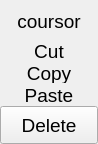
            <widget class="QWidget" name="pseelection">
             <property name="geometry">
              <rect>
               <x>0</x>
               <y>0</y>
               <width>98</width>
               <height>137</height>
              </rect>
             </property>
             <attribute name="label">
              <string>Selection Tools</string>
             </attribute>
             <layout class="QVBoxLayout" name="verticalLayout_8">
              <property name="spacing">
               <number>0</number>
              </property>
              <property name="leftMargin">
               <number>0</number>
              </property>
              <property name="topMargin">
               <number>2</number>
              </property>
              <property name="rightMargin">
               <number>0</number>
              </property>
              <property name="bottomMargin">
               <number>0</number>
              </property>
              <item>
               <widget class="QToolButton" name="cursor">
                <property name="sizePolicy">
                 <sizepolicy hsizetype="Expanding" vsizetype="Fixed">
                  <horstretch>0</horstretch>
                  <verstretch>0</verstretch>
                 </sizepolicy>
                </property>
                <property name="maximumSize">
                 <size>
                  <width>16777215</width>
                  <height>220</height>
                 </size>
                </property>
                <property name="font">
                 <font>
                  <pointsize>14</pointsize>
                 </font>
                </property>
                <property name="styleSheet">
                 <string notr="true">QToolButton{
Text-align:left;
padding: 5px 5px 5px 5px;
}

QToolButton:checked{
background-color: #212F39; 
}

QToolButton:hover {
background-color: #212F39; 
}
</string>
                </property>
                <property name="text">
                 <string>coursor</string>
                </property>
                <property name="iconSize">
                 <size>
                  <width>22</width>
                  <height>22</height>
                 </size>
                </property>
                <property name="checkable">
                 <bool>true</bool>
                </property>
                <property name="toolButtonStyle">
                 <enum>Qt::ToolButtonTextBesideIcon</enum>
                </property>
                <property name="autoRaise">
                 <bool>true</bool>
                </property>
               </widget>
              </item>
              <item>
               <widget class="QToolButton" name="cut">
                <property name="sizePolicy">
                 <sizepolicy hsizetype="Expanding" vsizetype="Fixed">
                  <horstretch>0</horstretch>
                  <verstretch>0</verstretch>
                 </sizepolicy>
                </property>
                <property name="minimumSize">
                 <size>
                  <width>0</width>
                  <height>22</height>
                 </size>
                </property>
                <property name="font">
                 <font>
                  <pointsize>14</pointsize>
                 </font>
                </property>
                <property name="styleSheet">
                 <string notr="true">QToolButton{
Text-align:left;
padding: 5px 5px 5px 5px;
}

QToolButton:checked{
background-color: #212F39; 
}

QToolButton:hover {
background-color: #212F39; 
}
</string>
                </property>
                <property name="text">
                 <string>Cut</string>
                </property>
                <property name="icon">
                 <iconset resource="../icons.qrc">
                  <normaloff>:/icons/cut_w.svg</normaloff>:/icons/cut_w.svg</iconset>
                </property>
                <property name="iconSize">
                 <size>
                  <width>22</width>
                  <height>22</height>
                 </size>
                </property>
                <property name="toolButtonStyle">
                 <enum>Qt::ToolButtonTextBesideIcon</enum>
                </property>
                <property name="autoRaise">
                 <bool>true</bool>
                </property>
               </widget>
              </item>
              <item>
               <widget class="QToolButton" name="copy">
                <property name="sizePolicy">
                 <sizepolicy hsizetype="Expanding" vsizetype="Fixed">
                  <horstretch>0</horstretch>
                  <verstretch>0</verstretch>
                 </sizepolicy>
                </property>
                <property name="minimumSize">
                 <size>
                  <width>0</width>
                  <height>22</height>
                 </size>
                </property>
                <property name="font">
                 <font>
                  <pointsize>14</pointsize>
                 </font>
                </property>
                <property name="styleSheet">
                 <string notr="true">QToolButton{
Text-align:left;
padding: 5px 5px 5px 5px;
}

QToolButton:checked{
background-color: #212F39; 
}

QToolButton:hover {
background-color: #212F39; 
}
</string>
                </property>
                <property name="text">
                 <string>Copy</string>
                </property>
                <property name="icon">
                 <iconset resource="../icons.qrc">
                  <normaloff>:/icons/copy_w.svg</normaloff>:/icons/copy_w.svg</iconset>
                </property>
                <property name="iconSize">
                 <size>
                  <width>22</width>
                  <height>22</height>
                 </size>
                </property>
                <property name="toolButtonStyle">
                 <enum>Qt::ToolButtonTextBesideIcon</enum>
                </property>
                <property name="autoRaise">
                 <bool>true</bool>
                </property>
               </widget>
              </item>
              <item>
               <widget class="QToolButton" name="past">
                <property name="sizePolicy">
                 <sizepolicy hsizetype="Expanding" vsizetype="Fixed">
                  <horstretch>0</horstretch>
                  <verstretch>0</verstretch>
                 </sizepolicy>
                </property>
                <property name="minimumSize">
                 <size>
                  <width>0</width>
                  <height>22</height>
                 </size>
                </property>
                <property name="font">
                 <font>
                  <pointsize>14</pointsize>
                 </font>
                </property>
                <property name="styleSheet">
                 <string notr="true">QToolButton{
Text-align:left;
padding: 5px 5px 5px 5px;
}

QToolButton:checked{
background-color: #212F39; 
}

QToolButton:hover {
background-color: #212F39; 
}
</string>
                </property>
                <property name="text">
                 <string>Paste</string>
                </property>
                <property name="icon">
                 <iconset resource="../icons.qrc">
                  <normaloff>:/icons/paste_w.svg</normaloff>:/icons/paste_w.svg</iconset>
                </property>
                <property name="iconSize">
                 <size>
                  <width>22</width>
                  <height>22</height>
                 </size>
                </property>
                <property name="toolButtonStyle">
                 <enum>Qt::ToolButtonTextBesideIcon</enum>
                </property>
                <property name="autoRaise">
                 <bool>true</bool>
                </property>
               </widget>
              </item>
              <item>
               <widget class="QToolButton" name="delete_2">
                <property name="sizePolicy">
                 <sizepolicy hsizetype="Expanding" vsizetype="Fixed">
                  <horstretch>0</horstretch>
                  <verstretch>0</verstretch>
                 </sizepolicy>
                </property>
                <property name="font">
                 <font>
                  <pointsize>14</pointsize>
                 </font>
                </property>
                <property name="styleSheet">
                 <string notr="true">QToolButton{
Text-align:left;
padding: 5px 5px 5px 5px;
}

QToolButton:checked{
background-color: #212F39; 
}

QToolButton:hover {
background-color: #212F39; 
}
</string>
                </property>
                <property name="text">
                 <string>Delete</string>
                </property>
                <property name="icon">
                 <iconset resource="../icons.qrc">
                  <normaloff>:/icons/delete_w.svg</normaloff>:/icons/delete_w.svg</iconset>
                </property>
                <property name="iconSize">
                 <size>
                  <width>22</width>
                  <height>22</height>
                 </size>
                </property>
                <property name="toolButtonStyle">
                 <enum>Qt::ToolButtonTextBesideIcon</enum>
                </property>
               </widget>
              </item>
              <item>
               <spacer name="verticalSpacer_2">
                <property name="orientation">
                 <enum>Qt::Vertical</enum>
                </property>
                <property name="sizeHint" stdset="0">
                 <size>
                  <width>20</width>
                  <height>40</height>
                 </size>
                </property>
               </spacer>
              </item>
             </layout>
            </widget>
